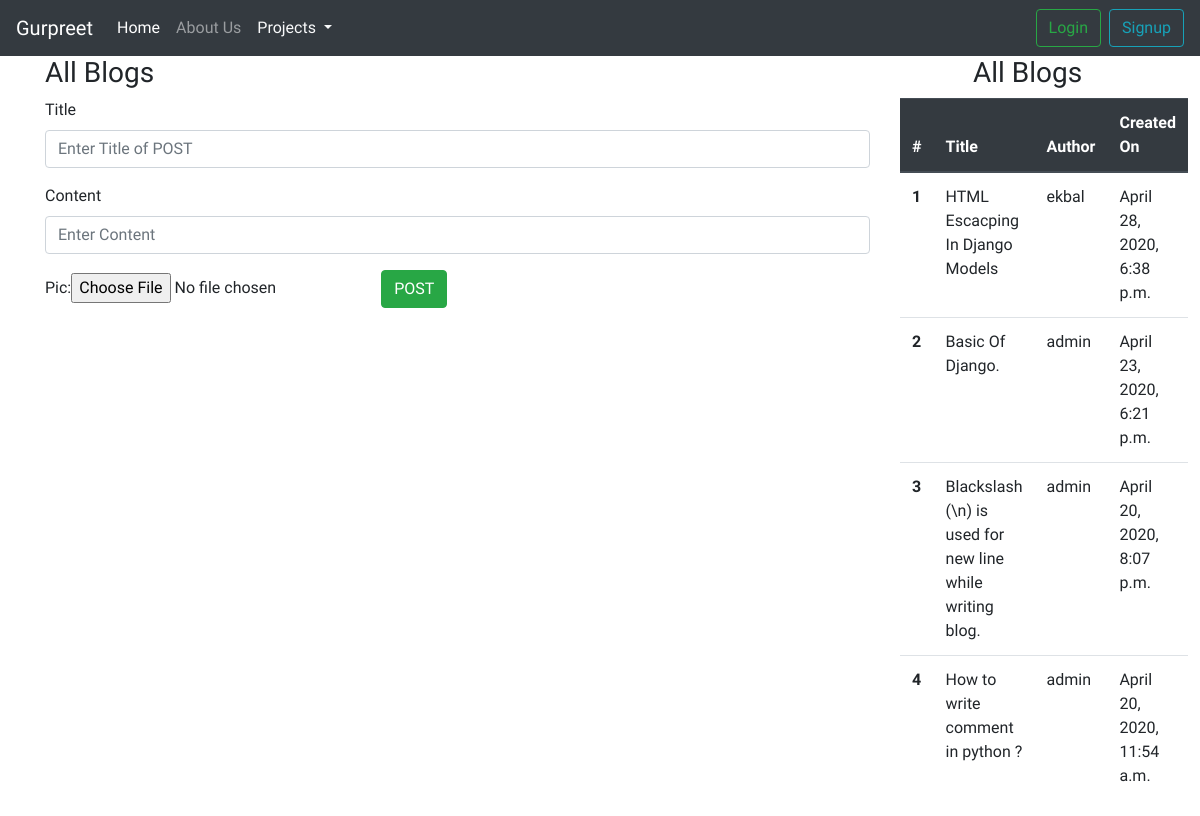
The page /all_blogs on the database as committed earlier.
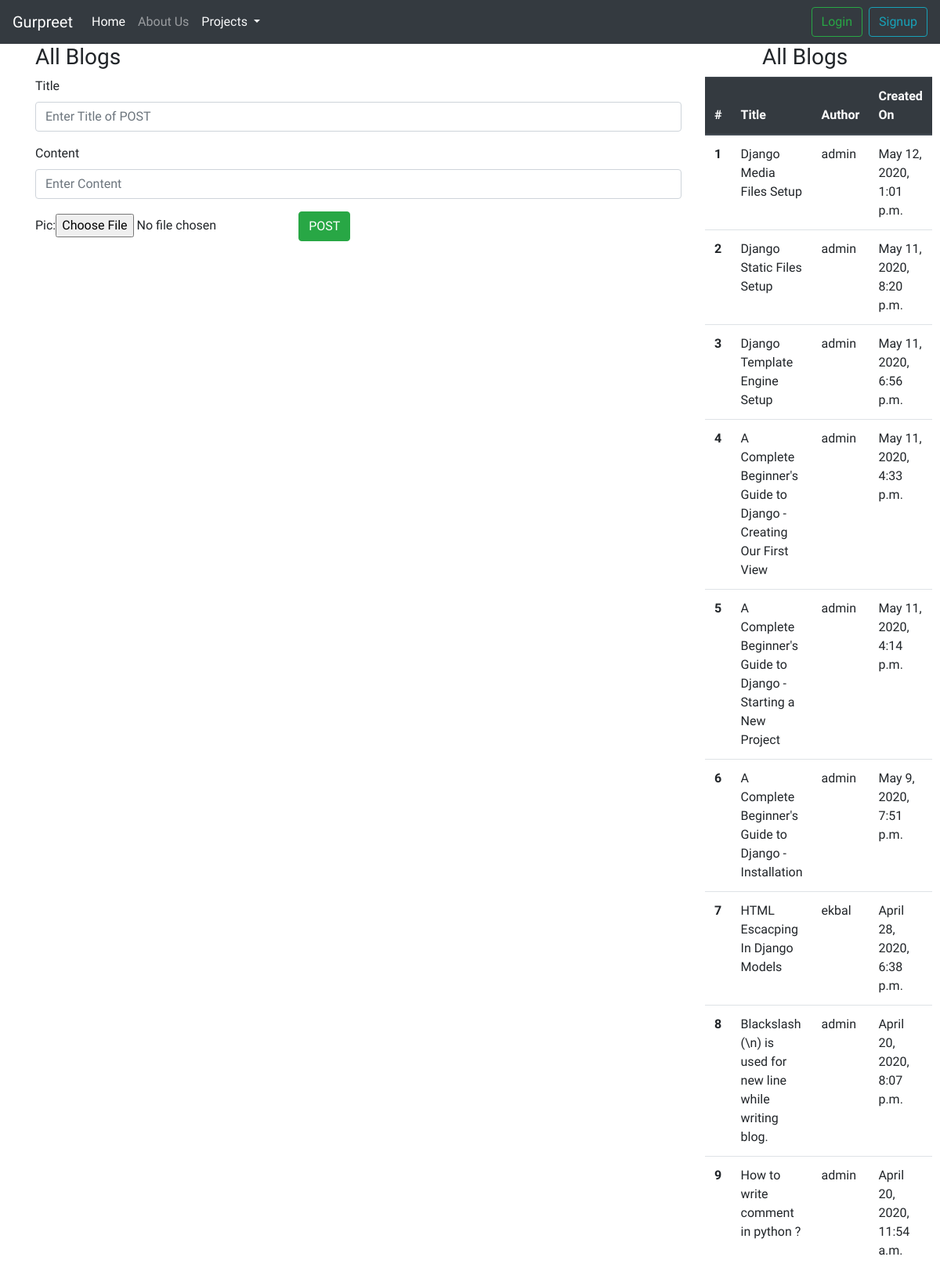
The same page on the database as committed later.
### blog/models.py (models this page shows, shortened)
class Blog(models.Model):
    title = models.TextField(max_length=100)
    content = RichTextUploadingField()
    created_by = models.ForeignKey(User,on_delete=models.CASCADE)
    created_on = models.DateTimeField(auto_now_add=True)
    updated_on = models.DateTimeField(auto_now = True)

### blog/views.py (the view, shortened to what this page needs)
# urls.py: path("all_blogs",views.create_blog,name="all_blogs"),
def create_blog(request):
    form = Blog_Form()
    image_form = Images_Form()
    data = Blog.objects.all().order_by('-created_on')
    context = {
        "form":form,
        "data":data,
        "image_form":image_form,
        }
    return render(request,"blog/all_blogs.html",context)

### blog/forms.py
class Blog_Form(forms.ModelForm):
    title = forms.CharField(max_length=100)
    content = forms.CharField(widget= CKEditorUploadingWidget())
    class Meta :
        model = Blog
        fields = ['title','content']

class Images_Form(forms.ModelForm):
    class Meta :
        model = Images
        fields = ['pic']

### blog/templates/blog/all_blogs.html (shortened to what this page needs)
{% extends "poll/layout.html"%}
{% load static %}
{% block body %}
{% load widget_tweaks %}
    <div class="container">
        <div class="row">
            <div class="col-md-9">
                <h3>All Blogs </h3>
                <form action="" method="Post" enctype="multipart/form-data">
                    <div class="form-group">
                        <label for="">Title </label>
                        {% render_field form.title  class="form-control" placeholder="Enter Title of POST" %}
                    </div>
                    <div class="form-group">
                        <label for="">Content </label>
                        {% render_field form.content  class="form-control" placeholder="Enter Content" %}
                    </div>
                    {{image_form}}
                    <button type="submit" class="btn btn-success ">POST</button>
                </form>
            </div>
            <div class="col-md-3">
             <h3 class="text-center">All Blogs</h3>
            <table class="table">
            <thead class="thead-dark">
                <tr>
                <th scope="col">#</th>
                <th scope="col">Title</th>
                <th scope="col">Author</th>
                <th scope="col">Created On</th>
                </tr>
            </thead>
            <tbody>
             {% for i in data %}
                <tr>
                <th scope="row">{{forloop.counter}}</th>
                <td>{{i.title}}</td>
                <td>{{i.created_by}}</td>
                <td>{{i.created_on}}</td>
                </tr>
             {% endfor %}
            </tbody>
            </table>
             </div>
        </div>
    </div>
 {% endblock body%}

### poll/templates/poll/layout.html (shortened to what this page needs)
<!DOCTYPE html>
<html lang="en">
<head>
    <link rel="stylesheet" href="https://stackpath.bootstrapcdn.com/bootstrap/4.4.1/css/bootstrap.min.css">
</head>
<body>
        <nav class="navbar navbar-expand-lg navbar-dark bg-dark">
            <a class="navbar-brand" href="#">Gurpreet</a>
            <div class="collapse navbar-collapse" id="navbarTogglerDemo03">
                <ul class="navbar-nav mr-auto mt-2 mt-lg-0">
                    <li class="nav-item active">
                        <a class="nav-link" href="{% url "blog_index" %}">Home </a>
                    </li>
                    <li class="nav-item">
                        <a class="nav-link" href="#">About Us</a>
                    </li>
                    <li class="nav-item dropdown">
                        <a class="nav-link dropdown-toggle text-light" href="#" id="navbarDropdownMenuLink" role="button" data-toggle="dropdown" aria-haspopup="true" aria-expanded="false">
                        Projects
                        </a>
                    </li>
                </ul>
                <form class="form-inline my-2 my-lg-0">
                {% if request.user.is_authenticated %}
                    <a href="#" class="btn btn-outline-success my-2 mx-2 my-sm-0"> {{request.user}}</a>
                    <a href="{% url 'logout'%}" class="btn btn-outline-danger my-2 my-sm-0"> Logout</a>
                {% else %}
                    <a href="{% url 'login'%}" class="btn btn-outline-success mx-2 my-2 my-sm-0"> Login</a>
                    <a href="{% url 'signup'%}" class="btn btn-outline-info my-2 my-sm-0"> Signup</a>
                {% endif %}
                </form>
            </div>
        </nav>
        {% block body %}  {% endblock body%}
</body>
</html>

Rows that differ between the two databases and show on the page:
removed Blog: title "Basic Of Django.", created_by "admin", created_on "April 23, 2020, 6:21 p.m."
added Blog: title "Django Media Files Setup", created_by "admin", created_on "May 12, 2020, 1:01 p.m."
added Blog: title "Django Static Files Setup", created_by "admin", created_on "May 11, 2020, 8:20 p.m."
added Blog: title "Django Template Engine Setup", created_by "admin", created_on "May 11, 2020, 6:56 p.m."
added Blog: title "A Complete Beginner's Guide to Django - Creating Our First View", created_by "admin", created_on "May 11, 2020, 4:33 p.m."
added Blog: title "A Complete Beginner's Guide to Django - Starting a New Project", created_by "admin", created_on "May 11, 2020, 4:14 p.m."
added Blog: title "A Complete Beginner's Guide to Django - Installation", created_by "admin", created_on "May 9, 2020, 7:51 p.m."
